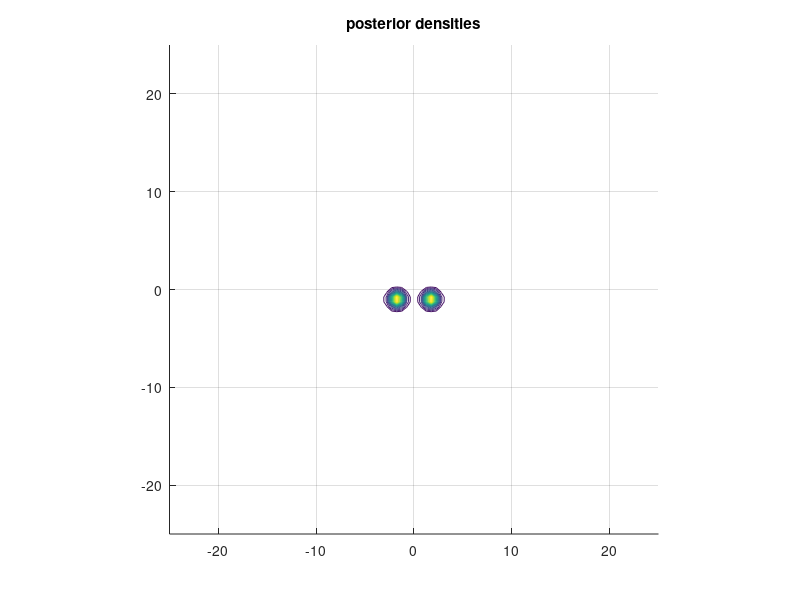
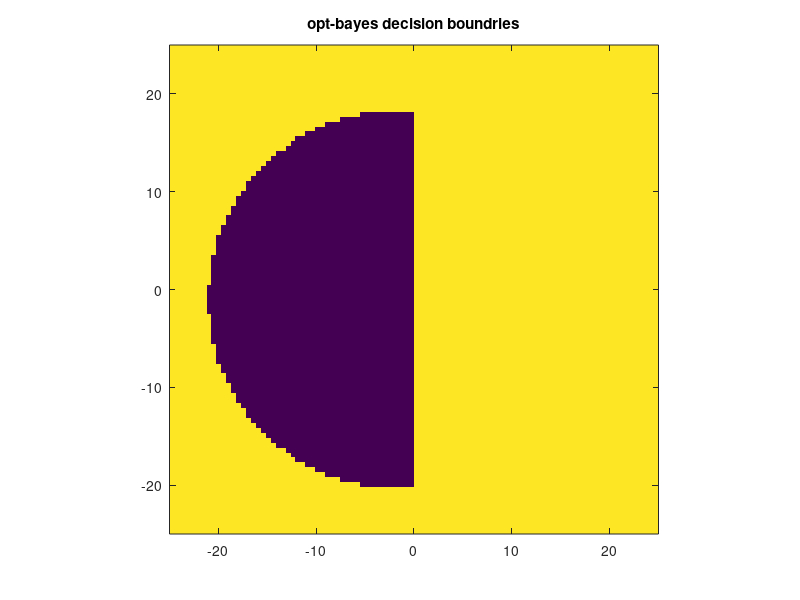

Reproduce these figures in MATLAB, in order.
% plot decision boundries of a Bayes classifier with Gaussian class densities
% and a diagonal and equal (i.e between classes) covariance matrix
% Written by Itamar Katz, 2012
% modified by Sam on 1st, Aug, 2017 in Technion
    % should able to deal the below with both hand-script and matlab

% preparation for ploting convience i.e. plot-boundaries
lim = 25;
[X, Y] = meshgrid(linspace(-lim,lim,100),linspace(-lim,lim,100));

% prior probability vector of classes, i.e. p(w_i)
w = [0 0 0];  % sum up to 100%
w(1) = 0;
w(2) = 1- 0.5*w(1);
w(3) = w(2)
miu1 = [0, 2];
miu2 = [-1.73, -1];
miu3 = [1.73, -1];

% assume a diagonal covarianvce matrix
sigmaInv1 = 1 ./ [.5 .5]; 
sigmaInv2 = 1 ./ [0.5 0.5];
sigmaInv3 = 1 ./ [.5 .5];
% posterior probabilities based on bayesian classification
  % p(w_1|x) = p(x|w_1) * p(w_1) * 1/ SUM( p(x| w_j) * p(w_j) )
        % since the denominator are the same( normalization factor), it's
        % safe to cancel them out simultaneously
    % + understand bayesian rule with the help of Zhihu.com
        % likelihood: prior --likelihood--> posteriror
            % we change our attitute with newly-imported news
            % denominator( normalizaiton factor --> parallel universe)
g1 = w(1) *  exp(-sigmaInv1(1)*(X-miu1(1)).^2-sigmaInv1(2)*(Y-miu1(2)).^2);
g2 = w(2) *  exp(-sigmaInv2(1)*(X-miu2(1)).^2-sigmaInv2(2)*(Y-miu2(2)).^2);
g3 = w(3) *  exp(-sigmaInv3(1)*(X-miu3(1)).^2-sigmaInv3(2)*(Y-miu3(2)).^2);
% statistic stuff done

% Plotting session 
    % contour of 3-classes
f1=figure;
hold on
contour (X,Y,(g1),20)
contour (X,Y,(g2),20)
contour (X,Y,(g3),20)
axis equal;axis square
xlim([-lim lim]);ylim([-lim lim]);
grid
title('posterior densities')

f2=figure;
imagesc([-lim lim],[-lim,lim],1 * (g1 >= g2 & g1 > g3) + 2 * (g3 >= g2 & g3 >= g1))
axis xy;axis equal;axis square
xlim([-lim lim]);ylim([-lim lim]);
title('opt-bayes decision boundries')
figure(f1)